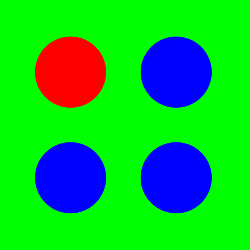
//> input picture finalProject/SamplePluginPA10/markers/Marker1.ppm, 250 x 250 px
$ ./main ../SamplePluginPA10/markers/Marker1.ppm   (built with g++ and OpenCV 4)
//> lines starting //> are read from the running program, lines starting //| are printed output that depends on the picture; after the words box and inside, x2 and y2 are one past the last pixel; in counts of white or black regions, pixels touching at a corner belong together
// open cv libs
#include <opencv2/core/core.hpp>
#include <opencv2/highgui/highgui.hpp>
#include <opencv2/imgproc/imgproc.hpp>
#include <cmath>
#include <iostream>
#include <queue>

#include <vector>
#include <algorithm>

#define RAD_45 0.78539816 //45 degrees in radians

struct comparator_functor {
  bool operator() (const std::vector<cv::Point> a, const std::vector<cv::Point> b) const {
    return a.size() > b.size();
  }
} sorting_func;

std::vector<cv::Point> find_circles(cv::Mat &image, int min_area = 500, int max_area = 60000){
    int threshold = 127;

    //Apply threshold to binarize the image
    cv::Mat threshold_output;
    std::vector<cv::Vec4i> hierarchy;
    cv::threshold(image, threshold_output, threshold, 255,  cv::THRESH_BINARY);
    cv::Mat tmp = threshold_output.clone();
    cv::blur(tmp,threshold_output,cv::Size(5,5));
//                    cv::imshow( "Threshold", threshold_output );
    //Find contours
    std::vector<std::vector<cv::Point> > contours;
    cv::findContours( threshold_output, contours, hierarchy, CV_RETR_LIST, cv::CHAIN_APPROX_NONE);
    cv::Mat drawing = cv::Mat::zeros( image.size(), CV_8UC3 );
//    std::cout << "contour size: " << contours.size() << '\n';

    std::sort(contours.begin(),contours.end(), sorting_func);

    int n = contours.size();
    if( n > 3 ){
        n = 3;
    }

    //select circles
    std::vector<cv::Point> center;
    cv::Moments mu; //use moments to get center of mass
    cv::Scalar color = cv::Scalar(255, 255, 255);
    for( size_t i = 0; i< n; i++ ){
        double area = cv::contourArea(contours[i]);
        double circumference = cv::arcLength(contours[i],false);
        double circle_likeness = 4 * M_PI * area / (circumference * circumference);
        std::cout << area << "\n";
        if (circle_likeness > 0.81 && area > min_area && area < max_area) {
            mu = cv::moments(contours[i],false);
            cv::Point com = cv::Point( mu.m10/mu.m00 , mu.m01/mu.m00 );
            center.push_back(com);
            drawing.at<cv::Vec3b>(com) = cv::Vec3b(255,255,255);
            cv::drawContours( drawing, contours, (int)i, color, 2, 8, hierarchy, 0, cv::Point() );
//       } else {
//            if(area > min_area && circumference > 0)
//            std::cout << circle_likeness << " " << area << " " << circumference << "\n";
        }
    }
//    imshow( "Contours.png", drawing );
//    cv::waitKey(0);
    return center;
}

int main(int argc, char* argv[]){
    cv::Mat org;
    if(argc == 2){
        org = cv::imread(argv[1]);
//> org is the input picture: 250 rows x 250 cols, CV_8UC3; mean B, G, R 48.6, 190.2, 16.2
    } else {
//        org = cv::imread("../SamplePluginPA10/markers/Marker1_modified.ppm");
//        org = cv::imread("../SamplePluginPA10/markers/Marker1.ppm");
//        org = cv::imread("../marker_color_hard/marker_color_hard_18.png");
        org = cv::imread("../color_bg.png");
    }
    cv::Mat imgBGR[3];
    cv::split(org,imgBGR);

// [5 lines of commented-out code are left out]

    cv::Mat imghsv;
    cv::cvtColor(org, imghsv, CV_BGR2HSV);
//> imghsv: 250 rows x 250 cols, CV_8UC3; mean H, S, V 67.6, 255, 254.4

    int hue_min, hue_max; //range 0 - 180 degrees
    int sat_min = 0.3 * 255, sat_max = 1.0 * 255; // range 0 - 255   radius
    int val_min = 0.10 * 255, val_max = 1 * 255; // range 0 - 255 intensity

//    hue_min = 220 / 2 ; hue_max = 260 /2;
    hue_min = 210 / 2 ; hue_max = 270 /2;
    cv::inRange(imghsv, cv::Scalar(hue_min, sat_min, val_min), cv::Scalar(hue_max,sat_max,val_max), imgBGR[0]);
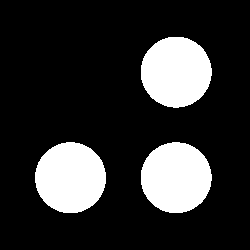
//> imgBGR[0]: 250 rows x 250 cols, CV_8UC1; 19% white; 3 white regions, box (x1, y1, x2, y2) and area: (35, 142, 106, 213) 3957, (141, 142, 212, 213) 3957, (141, 37, 212, 108) 3953
//    cv::imshow("blue", imgBGR[0]);

    hue_min = 70 / 2; hue_max = 145 / 2;
    cv::inRange(imghsv, cv::Scalar(hue_min, sat_min, val_min), cv::Scalar(hue_max,sat_max,val_max), imgBGR[1]);
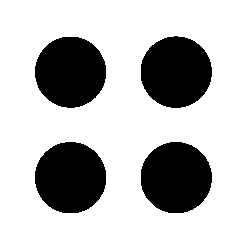
//> imgBGR[1]: 250 rows x 250 cols, CV_8UC1; 74.4% white; 4 black regions, box (x1, y1, x2, y2) and area: (141, 36, 212, 108) 4004, (35, 142, 106, 213) 4003, (141, 142, 212, 213) 4000, (35, 37, 106, 108) 3976
//    cv::imshow("green", imgBGR[1]);

    hue_min = 0 / 2; hue_max = 30/ 2;
    cv::inRange(imghsv, cv::Scalar(hue_min, sat_min, val_min), cv::Scalar(hue_max,sat_max,val_max), imgBGR[2]);
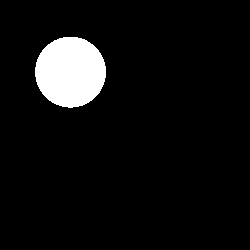
//> imgBGR[2]: 250 rows x 250 cols, CV_8UC1; 6.3% white; 1 white region
//    cv::imshow("red", imgBGR[2]);

    cv::waitKey(0);

    std::vector<cv::Point> blue =  find_circles(imgBGR[0]);
//> in find_circles, `cv::blur(tmp,threshold_output,cv::Size(5,5));`:
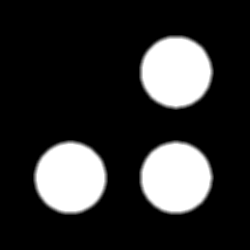
//> threshold_output: 250 rows x 250 cols, CV_8UC1; 5.45% of pixels changed, all inside (x1, y1, x2, y2) = (33, 35, 214, 215)
//> in find_circles, `cv::findContours( threshold_output, contours, hierarchy, CV_RETR_LIST,..`: contours = 3 contours; box (x1, y1, x2, y2) and area: (33, 140, 108, 215) 4433, (139, 140, 214, 215) 4432, (139, 35, 214, 110) 4428
//> in find_circles, `int n = contours.size();`: n = 3
//> the loop in find_circles, `for( size_t i = 0; i< n; i++ )` made 3 passes
//> (area, circumference, circle_likeness, com) on passes 1 to 3: (4432.5, 247.6, 0.909, Point(175, 177)), (4428.5, 247.6, 0.908, Point(175, 71)), (4433, 247, 0.913, Point(70, 177))
//| 4432.5
//| 4428.5
//| 4433
//> after the loop in find_circles, `for( size_t i = 0; i< n; i++ )`:
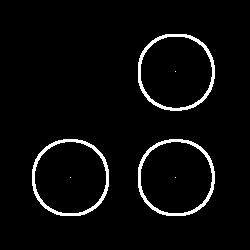
//> drawing: 250 rows x 250 cols, CV_8UC3; 3.9% white; 6 white regions (3 under 20 px)
//> blue = 3 Points (x, y): [175, 177], [175, 71], [70, 177]
    std::vector<cv::Point> red = find_circles(imgBGR[2]);
//> call 2 of find_circles, with min_area = 500, max_area = 60000
//> in find_circles (call 2), `cv::blur(tmp,threshold_output,cv::Size(5,5));`:
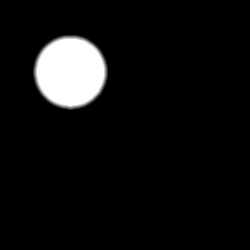
//> threshold_output: 250 rows x 250 cols, CV_8UC1; 1.82% of pixels changed, all inside (x1, y1, x2, y2) = (33, 35, 108, 110)
//> in find_circles (call 2), `cv::findContours( threshold_output, contours, hierarchy, CV_RETR_LIST,..`: contours = 1 contour; box (x1, y1, x2, y2) and area: (33, 35, 108, 110) 4424
//> in find_circles (call 2), `int n = contours.size();`: n = 1
//> the loop in find_circles (call 2), `for( size_t i = 0; i< n; i++ )` made 1 pass
//> (area, circumference, circle_likeness, com) on pass 1: (4424, 247, 0.911, Point(70, 71))
//| 4424
//> after the loop in find_circles (call 2), `for( size_t i = 0; i< n; i++ )`:
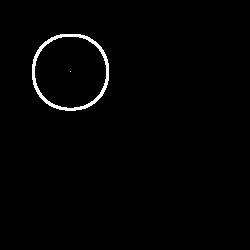
//> drawing: 250 rows x 250 cols, CV_8UC3; 1.3% white; 2 white regions (1 under 20 px), largest, box (x1, y1, x2, y2) and area: (32, 34, 109, 111) 806
//> red = 1 Point (x, y): [70, 71]

    if( blue.size() == 3 && red.size() == 1){
        blue.push_back(red[0]);
//> blue = 4 Points (x, y): [175, 177], [175, 71], [70, 177], [70, 71]

        //sort points
        int x_direction[4];
        int y_direction[4];

        for( int i = 0; i < 4; ++i){
            x_direction[i] = blue[i].x;
            y_direction[i] = blue[i].y;
        }
        std::sort(x_direction, x_direction+4);
//> x_direction = [70, 70, 175, 175]
        std::sort(y_direction, y_direction+4);
//> y_direction = [71, 71, 177, 177]

        //get midpoint
        cv::Point midpoint;

        int most_left = (x_direction[1] - x_direction[0])/2 + x_direction[0];
//> most_left = 70
        int most_right = (x_direction[3] - x_direction[2])/2 + x_direction[2];
//> most_right = 175
        midpoint.x = (most_right - most_left)/ 2 + most_left;
//> midpoint = Point(122, 0)

        most_left  = (y_direction[1] - y_direction[0])/2 + y_direction[0];
//> most_left = 71
        most_right = (y_direction[3] - y_direction[2])/2 + y_direction[2];
//> most_right = 177
        midpoint.y = (most_right - most_left)/ 2 + most_left;
//> midpoint = Point(122, 124)

        cv::Point midpnt_uv;
        midpnt_uv.x = org.cols / 2 - midpoint.x;
//> midpnt_uv = Point(3, 0)
        midpnt_uv.y = org.rows / 2 - midpoint.y;
//> midpnt_uv = Point(3, 1)


        //get rotation
        double rot = atan( (double)(red[0].y-midpoint.y)/(red[0].x-midpoint.x) ) - RAD_45;
//> rot = 0.00952

        std::cout << "center : "<< midpoint << '/' << midpnt_uv << '\t'
                  << "rotation in degrees: " << rot * 180/M_PI<< '\n';
//| center : [122, 124]/[3, 1]	rotation in degrees: 0.545658

    } else if(blue.size() < 3) {
        std::cout << blue.size() << " " << red.size() << "too few markers found\n";
    } else if(blue.size() > 3) {
        std::cout << "too many markers found\n";
    } else {
        std::cout << "no red marker found\n";
    }
}
